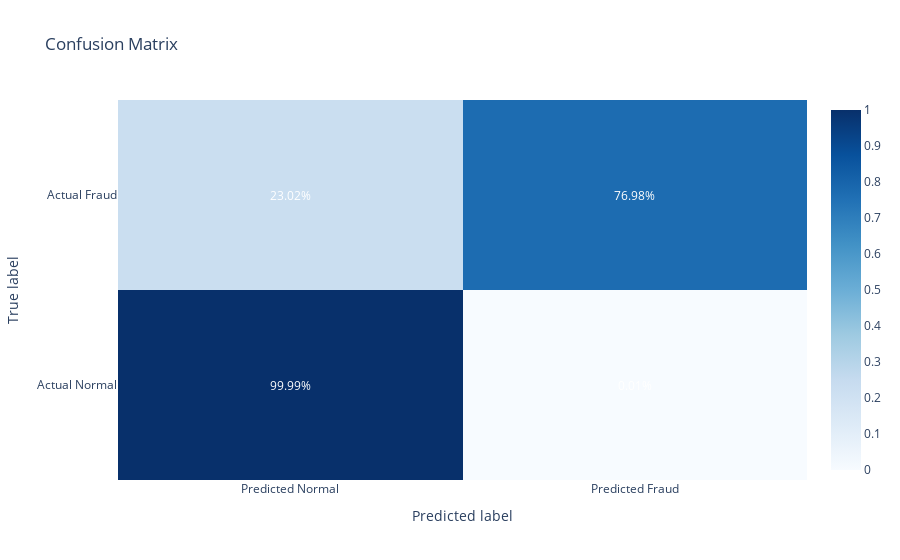

The notebook cell this image was saved under:
### Code cell
import plotly.graph_objects as go
from sklearn.metrics import confusion_matrix

# Create the confusion matrix
cm = confusion_matrix(y_test, y_pred)

# Get the percentages for each category
cm_percentages = cm / cm.sum(axis=1).reshape(-1, 1)

# Create the heatmap
fig = go.Figure(data=go.Heatmap(z=cm_percentages,
                                 x=['Predicted Normal', 'Predicted Fraud'],
                                 y=['Actual Normal', 'Actual Fraud'],
                                 colorscale='Blues'))

# Add the values to the heatmap
for i in range(len(cm_percentages)):
    for j in range(len(cm_percentages)):
        fig.add_annotation(x=j, y=i,
                           text=str(round(cm_percentages[i][j]*100, 2))+'%',
                           font=dict(color='white', size=12),
                           showarrow=False)

# Set the title and axis labels
fig.update_layout(title='Confusion Matrix',
                  xaxis_title='Predicted label',
                  yaxis_title='True label')

# Show the plot
fig.show()

### Figure 1 — Plotly figure (JSON) as saved in the notebook; plotly's stock layout.template omitted (floating-point values rounded to 4 significant figures)
{"data": [{"colorscale": [[0, "rgb(247,251,255)"], [0.125, "rgb(222,235,247)"], [0.25, "rgb(198,219,239)"], [0.375, "rgb(158,202,225)"], [0.5, "rgb(107,174,214)"], [0.625, "rgb(66,146,198)"], [0.75, "rgb(33,113,181)"], [0.875, "rgb(8,81,156)"], [1, "rgb(8,48,107)"]], "type": "heatmap", "x": ["Predicted Normal", "Predicted Fraud"], "y": ["Actual Normal", "Actual Fraud"], "z": [[0.9999, 7.034e-05], [0.2302, 0.7698]]}], "layout": {"annotations": [{"font": {"color": "white", "size": 12}, "showarrow": false, "text": "99.99%", "x": 0, "y": 0}, {"font": {"color": "white", "size": 12}, "showarrow": false, "text": "0.01%", "x": 1, "y": 0}, {"font": {"color": "white", "size": 12}, "showarrow": false, "text": "23.02%", "x": 0, "y": 1}, {"font": {"color": "white", "size": 12}, "showarrow": false, "text": "76.98%", "x": 1, "y": 1}], "title": {"text": "Confusion Matrix"}, "xaxis": {"title": {"text": "Predicted label"}}, "yaxis": {"title": {"text": "True label"}}}}
